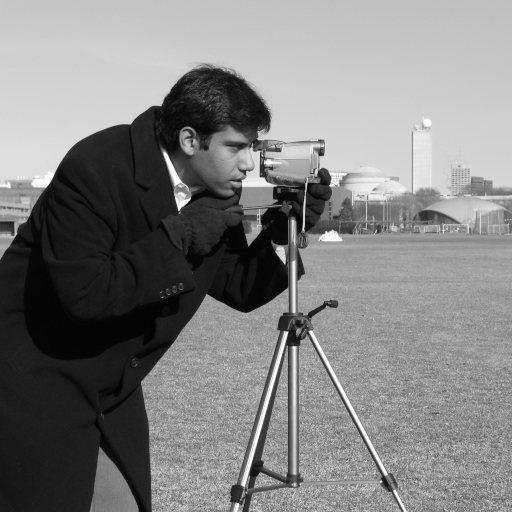
#> input picture skimage.data.camera(), 512 x 512 px
$ python geometry.py
#> lines starting #> are read from the running program, lines starting #| are printed output that depends on the picture
### utils.py
# Nama: Kayla Namira Mariadi
# NIM: 13522050
# Deskripsi: Modul helper untuk memuat gambar, menyimpan output, dan plotting

import matplotlib.pyplot as plt
import numpy as np
import pandas as pd
from pathlib import Path
from skimage import data, img_as_float, io
from skimage.color import gray2rgb, rgb2gray
from skimage.util import img_as_ubyte
import io as skio

def to_gray(img):
    """Konversi gambar ke grayscale jika berwarna."""
    if img.ndim == 3:
        return rgb2gray(img)
    return img

def load_images():
    """
    Memuat dan memproses semua gambar standar dan tambahan.
    Mengembalikan dictionary berisi gambar-gambar.
    """
    print("Memuat gambar...")

    personal_image_path = "personal.jpeg"
    personal_image_key = "personal"
    imgs = {
        "cameraman": to_gray(data.camera()),
        "coins": to_gray(data.coins()),
        "checkerboard": to_gray(data.checkerboard()),
        "astronaut": img_as_float(data.astronaut()),
        "chelsea": img_as_float(data.chelsea())
    }
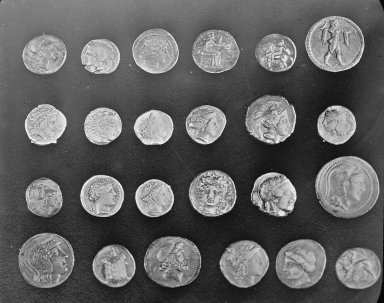
#> input picture skimage.data.coins(), 384 x 303 px
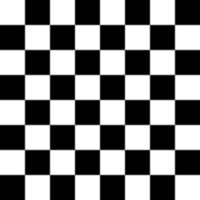
#> input picture skimage.data.checkerboard(), 200 x 200 px
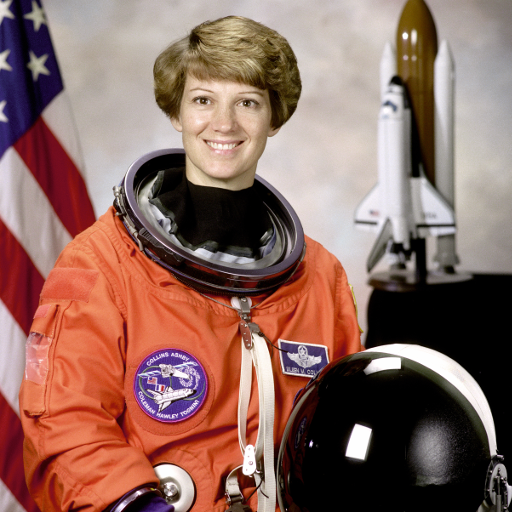
#> input picture skimage.data.astronaut(), 512 x 512 px
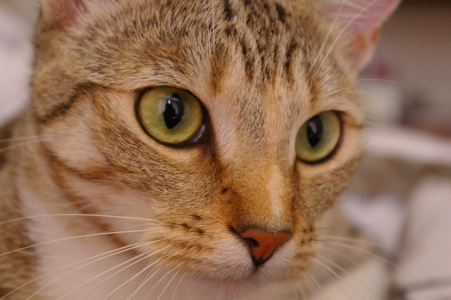
#> input picture skimage.data.chelsea(), 451 x 300 px
    try:
        try:
            root_dir = Path(__file__).resolve().parent
            personal_image_path = root_dir / personal_image_path
        except NameError:
            personal_image_path = Path(personal_image_path)

        img_pribadi = io.imread(str(personal_image_path))
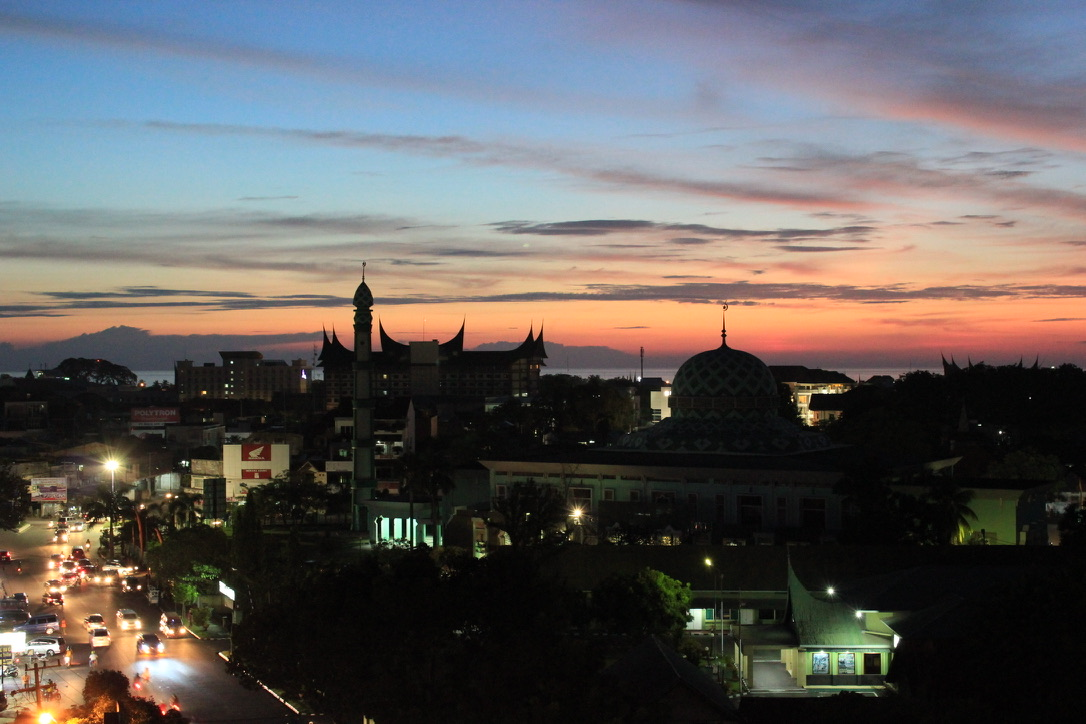
#> input picture personal.jpeg, 1086 x 724 px
#> img_pribadi is the input picture: shape (724, 1086, 3); mean R, G, B 95.9, 92.9, 92
        img_pribadi_float = img_as_float(img_pribadi)
        imgs[personal_image_key] = img_pribadi_float

    except FileNotFoundError:
        print(f"Gambar pribadi '{personal_image_path}' tidak ditemukan.")
    except Exception as e:
        print(f"ERROR saat memuat gambar pribadi: {e}")

    print("Selesai memuat gambar.")
    return imgs

# [16 lines left out: function save_img, not called in this run]

def save_params_to_csv(filepath, params_list):
    """
    Menyimpan daftar dictionary parameter ke file CSV.
    """
    filepath = Path(filepath)
    df = pd.DataFrame(params_list)
    df.to_csv(filepath, index=False)
    print(f"\nParameter disimpan di: {filepath.name}")

# [67 lines left out: functions plot_comparison, create_marked_image, not called in this run]

### 04_geometry/geometry.py
# Nama: Kayla Namira Mariadi
# NIM: 13522050
import matplotlib.pyplot as plt
from pathlib import Path
import numpy as np
from pathlib import Path
from skimage import transform, img_as_float
import utils

def save_matrix_to_txt(filepath, matrix, header=""):
    """
    Menyimpan matriks NumPy ke file .txt dengan format yang rapi.
    """
    filepath = Path(filepath)
    with open(filepath, 'w') as f:
        if header:
            f.write(header + "\n\n")
        # Simpan matriks dengan format float 4 angka di belakang koma
        np.savetxt(f, matrix, fmt='%.4f', delimiter='\t')
    print(f"Matrix parameter disimpan di: {filepath.name}")

def plot_transform_overlay(img_orig, img_warped, src_pts, dst_pts, title, filepath):
    """
    Membuat plot overlay side-by-side untuk transformasi geometri.
    Menampilkan gambar asli + titik src, dan gambar warped + titik dst.
    Poin (pts) diasumsikan dalam format (x, y) / (col, row).
    """
    fig, axes = plt.subplots(1, 2, figsize=(12, 6), layout='tight')

    # --- Plot Gambar Asli ---
    axes[0].imshow(img_orig, cmap='gray')
    # plt.scatter butuh x dan y secara terpisah
    axes[0].scatter(src_pts[:, 0], src_pts[:, 1], c='r', s=40, marker='x', label='Source Pts')
    axes[0].set_title("Original Image + Source Points")
    axes[0].axis('off')
    axes[0].legend()

    # --- Plot Gambar Hasil Transformasi ---
    axes[1].imshow(img_warped, cmap='gray')
    axes[1].scatter(dst_pts[:, 0], dst_pts[:, 1], c='g', s=40, marker='+', label='Dest Pts')
    axes[1].set_title("Warped Image + Destination Points")
    axes[1].axis('off')
    axes[1].legend()

    # --- Simpan ---
    fig.suptitle(title, fontsize=16)
    filepath = Path(filepath)
    plt.savefig(filepath)
    plt.close()
    print(f"Overlay plot disimpan di: {filepath.name}")


def run_all_transforms(base_output_dir):
    """
    Fungsi utama untuk menjalankan simulasi transformasi.
    """
    print("--- 4. Menjalankan Modul Geometry ---")
    imgs = utils.load_images()
#> imgs = 6 items

    # Kita hanya butuh checkerboard untuk modul ini
    img_checker = imgs.get('checkerboard')
#> img_checker is the input picture: shape (200, 200); min 0, max 255, mean 127.5
    if img_checker is None:
        print("ERROR: 'checkerboard' tidak ditemukan oleh utils.load_images().")
        return

    # Pastikan grayscale dan float
    img_checker = utils.to_gray(img_as_float(img_checker))
    h, w = img_checker.shape
#> h = 200; w = 200

    # 1. Tentukan Titik Sumber (Source)
    # Titik sumber adalah 4 sudut gambar (format: x, y / col, row)
    src_pts_4 = np.array([
        [0, 0],     # Top-left
        [w - 1, 0],   # Top-right
        [w - 1, h - 1], # Bottom-right
        [0, h - 1]    # Bottom-left
    ])
#> src_pts_4 = [[0, 0], [199, 0], [199, 199], [0, 199]]
    # Affine transform hanya butuh 3 titik
    src_pts_3 = src_pts_4[:3]
#> src_pts_3 = [[0, 0], [199, 0], [199, 199]]

    TRANSFORM_CONFIG = [
        {
            "name": "projective_transform",
            "transform_type": transform.ProjectiveTransform,
            "src_points": src_pts_4,
            "dst_points": np.array([
                [w*0.1, h*0.2],  # Top-left (ditarik ke dalam)
                [w*0.9, h*0.1],  # Top-right (ditarik ke dalam)
                [w*0.8, h*0.9],  # Bottom-right (ditarik ke dalam)
                [w*0.2, h*0.8]   # Bottom-left (ditarik ke dalam)
            ]),
            "notes": "Simulasi Homography (Projective Transform) - Tampilan perspektif"
        },
        {
            "name": "affine_shear_transform",
            "transform_type": transform.AffineTransform,
            "src_points": src_pts_3, # Affine hanya butuh 3 titik
            "dst_points": np.array([
                [0, 0],              # Top-left (tetap)
                [w - 1, 0],          # Top-right (tetap)
                [w - 150, h - 1]     # Bottom-right (ditarik ke kiri -> 'shear')
            ]),
            "notes": "Simulasi Affine Transform - Efek 'Shear'"
        }
    ]

    all_params_log = []

    # 3. Loop dan jalankan setiap transformasi
    for config in TRANSFORM_CONFIG:
        print(f"  Menerapkan: {config['name']}...")

        # Inisialisasi transformasi
        t = config["transform_type"]()
        src_pts = config["src_points"]
        dst_pts = config["dst_points"]

        # 4. Estimasi Matriks
        if not t.estimate(src_pts, dst_pts):
            print(f"  ERROR: Estimasi matriks gagal untuk {config['name']}")
            continue

        matrix = t.params # Ini adalah matriks 3x3 yang kita cari

        # 5. Terapkan Transformasi (Warp)
        # Kita gunakan t.inverse untuk memetakan piksel output kembali ke input
        warped_img = transform.warp(img_checker, t.inverse, output_shape=(h, w))

        # 6. Buat Overlay Plot
        # Untuk plotting, kita butuh 4 titik tujuan
        if config["transform_type"] == transform.AffineTransform:
            # Hitung titik ke-4 secara manual untuk plot overlay affine
            plot_dst_pts = t(src_pts_4)
        else:
            plot_dst_pts = dst_pts

        plot_path = base_output_dir / f"overlay_{config['name']}.png"
        plot_transform_overlay(
            img_checker, warped_img, src_pts_4, plot_dst_pts,
            config['name'], plot_path
        )

        # 7. Simpan Matriks Parameter
        matrix_path = base_output_dir / f"matrix_{config['name']}.txt"
        header = f"Matriks Estimasi ({config['name']})\n" + \
                 f"Tipe: {config['transform_type'].__name__}"
        save_matrix_to_txt(matrix_path, matrix, header=header)

        # 8. Siapkan Log untuk Worksheet
        log_entry = {
            "transform_name": config['name'],
            "type": config['transform_type'].__name__,
            "src_points_used": str(src_pts.tolist()),
            "dst_points_used": str(dst_pts.tolist()),
            "notes": config['notes']
        }
        all_params_log.append(log_entry)
#> this loop made 2 passes
#> pass 1, in run_all_transforms, `warped_img = transform.warp(img_checker, t.inverse, output_shape=(h, w))`:
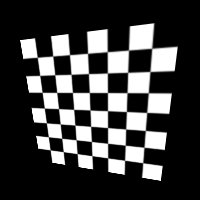
#> warped_img: shape (200, 200) float64; min 0, max 1, mean 0.247
#> pass 2, in plot_transform_overlay (call 2), `plt.close()`:
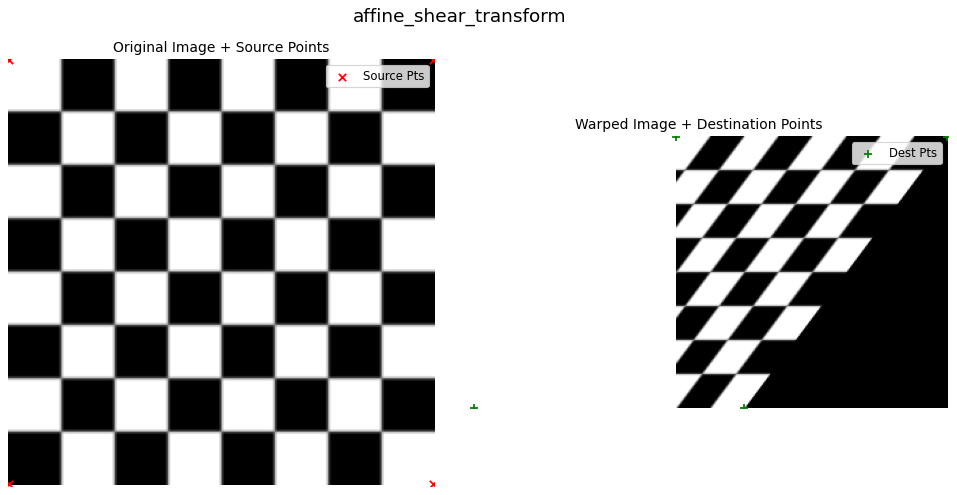
#> figure drawn by matplotlib, 2 panels
#> after the loop, all_params_log = 2 items

    # 9. Simpan Worksheet
    csv_path = base_output_dir / "geometry_worksheet.csv"
    utils.save_params_to_csv(csv_path, all_params_log)
#> in save_params_to_csv, `df = pd.DataFrame(params_list)`: df = table of 2 rows and 5 columns

    print("\n--- Modul Geometry Selesai ---")


def main():
    output_dir = Path(__file__).resolve().parent
    run_all_transforms(output_dir)

if __name__ == "__main__":
    main()
